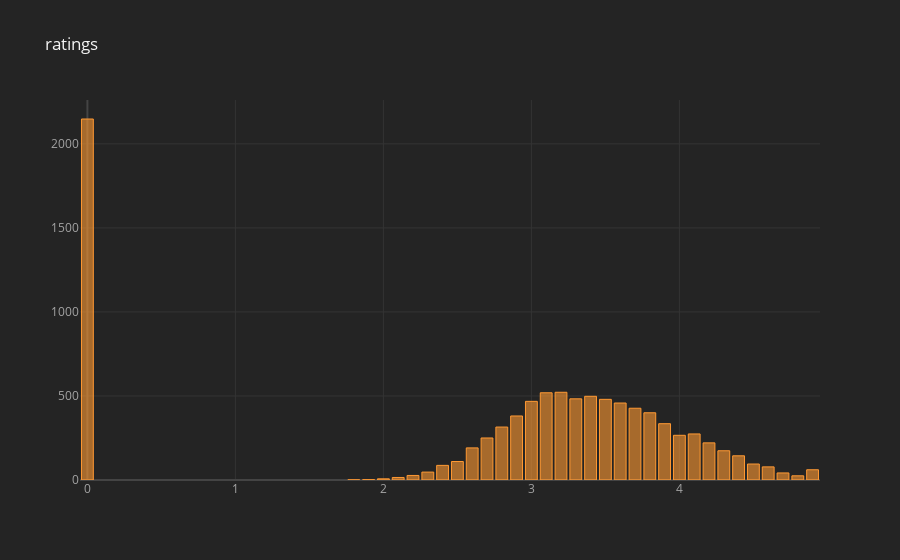

Here is the notebook cell this chart was saved with:
### Markdown cell above
## Bar chart on Ratings

### Code cell
ratings.iplot(kind = 'bar', x = 'Aggregate rating', y = 'Rating Count', title = 'ratings')

### Figure 1 — Plotly figure (JSON) as saved in the notebook; plotly's stock layout.template omitted (floating-point values rounded to 4 significant figures)
{"data": [{"marker": {"color": "rgba(255, 153, 51, 0.6)", "line": {"color": "rgba(255, 153, 51, 1.0)", "width": 1}}, "name": "Rating Count", "orientation": "v", "text": "", "type": "bar", "x": [0, 1.8, 1.9, 2, 2.1, 2.2, 2.3, 2.4, 2.5, 2.6, 2.7, 2.8, 2.9, 3, 3.1, 3.2, 3.3, 3.4, 3.5, 3.6, 3.7, 3.8, 3.9, 4, 4.1, 4.2, 4.3, 4.4, 4.5, 4.6, 4.7, 4.8, 4.9], "y": [2148, 1, 2, 7, 15, 27, 47, 87, 110, 191, 250, 315, 381, 468, 519, 522, 483, 498, 480, 458, 427, 400, 335, 266, 274, 221, 174, 144, 95, 78, 42, 25, 61]}], "layout": {"legend": {"bgcolor": "#242424", "font": {"color": "#F4F4F4"}}, "paper_bgcolor": "#242424", "plot_bgcolor": "#242424", "title": {"font": {"color": "#F4F4F4"}, "text": "ratings"}, "xaxis": {"gridcolor": "#343434", "showgrid": true, "tickfont": {"color": "#A4A4A4"}, "title": {"font": {"color": "#A4A4A4"}, "text": ""}, "zerolinecolor": "#444444"}, "yaxis": {"gridcolor": "#343434", "showgrid": true, "tickfont": {"color": "#A4A4A4"}, "title": {"font": {"color": "#A4A4A4"}, "text": ""}, "zerolinecolor": "#444444"}}}
